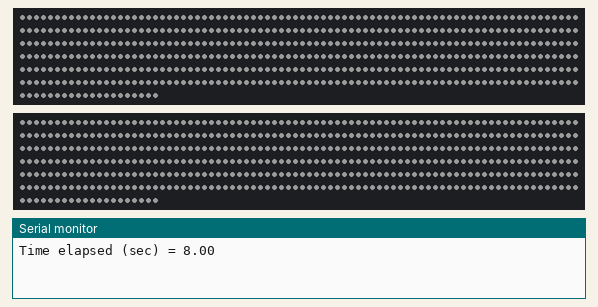
Bench run of a sketch on a simulated Arduino Uno, built with avr-gcc and run on an emulated ATmega328P. On the bench: 2 × 500 RGB LEDs in strip order, left to right, continuing on the next row, the last lines printed to the serial monitor. Dim RGB values are drawn brighter than linear.

Above: at 8.3 s.
At 9.81 s:
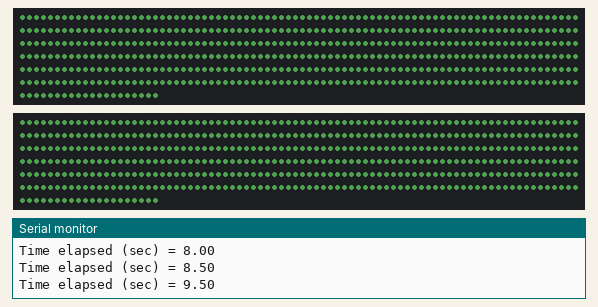
At 15.1 s:
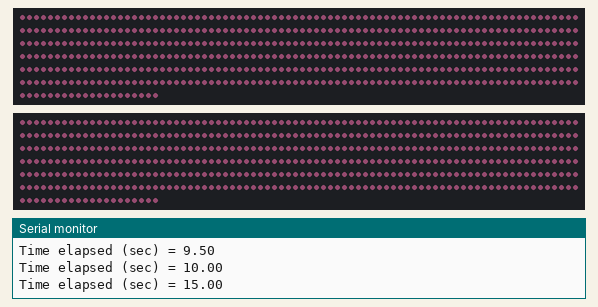
At 27.6 s:
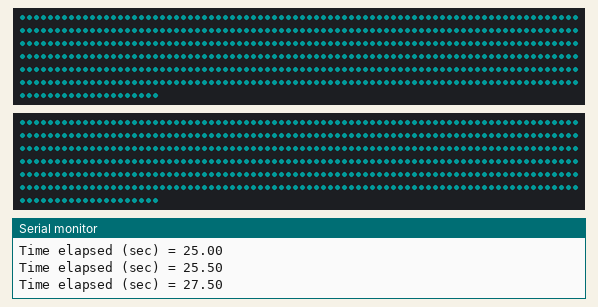

The sketch:

darji.ino
```cpp
#include <Adafruit_NeoPixel.h>

#define LED_PIN1   15

#define LED_PIN2    0
// How many NeoPixels are attached to the Arduino?
#define LED_COUNT 500

// Declare our NeoPixel strip object:
Adafruit_NeoPixel strip(LED_COUNT, LED_PIN1, NEO_GRB + NEO_KHZ800);
Adafruit_NeoPixel strip2(LED_COUNT, LED_PIN2, NEO_GRB + NEO_KHZ800);
// Argument 1 = Number of pixels in NeoPixel strip
// Argument 2 = Arduino pin number (most are valid)
// Argument 3 = Pixel type flags, add together as needed:
//   NEO_KHZ800  800 KHz bitstream (most NeoPixel products w/WS2812 LEDs)
//   NEO_KHZ400  400 KHz (classic 'v1' (not v2) FLORA pixels, WS2811 drivers)
//   NEO_GRB     Pixels are wired for GRB bitstream (most NeoPixel products)
//   NEO_RGB     Pixels are wired for RGB bitstream (v1 FLORA pixels, not v2)
//   NEO_RGBW    Pixels are wired for RGBW bitstream (NeoPixel RGBW products)


// setup() function -- runs once at startup --------------------------------


// 1 sec, 2 sec, 45 sec, 60 sec and 5 mins.
 float timeArray[] = {8, 8.5, 9.5,10,15,17,21.32,21.64,25,25.5,27.5,29,34,37.3,40,40.5,41,41.5,47.4,51.4,52.5,53,57,73,74,74.5,77,88,90,93,94,94.5,98,98.5,103,103.5,107,129,132,134,137};

int gloves[][3]  = { {128,128,128},{0,0,0},{85,170,85},{0,0,0},{102,51,77},{0,0,0},{85,85,85},{0,0,0},{128,128,128},{0,0,0},{0,127,127},{0,0,0},{102,51,77},{0,0,0},{0,127,127},{0,0,0},{0,127,127},{0,0,0},{64,0,192},{0,0,0},{153,85,64},{0,0,0},{110,51,102},{0,0,0},{128,128,128},{0,0,0},{102,51,77},{0,0,0},{85,85,85},{0,0,0},{128,128,128},{0,0,0},{102,51,77},{0,0,0},{85,85,85},{0,0,0},{153,85,64},{0,0,0},{0,0,255},{0,0,0},{153,85,64} };
int jacket[][3]  = { {128,128,128},{0,0,0},{85,170,85},{0,0,0},{102,51,77},{0,0,0},{85,85,85},{0,0,0},{128,128,128},{0,0,0},{0,127,127},{0,0,0},{102,51,77},{0,0,0},{0,127,127},{0,0,0},{0,127,127},{0,0,0},{64,0,192},{0,0,0},{153,85,64},{0,0,0},{110,51,102},{0,0,0},{128,128,128},{0,0,0},{102,51,77},{0,0,0},{85,85,85},{0,0,0},{128,128,128},{0,0,0},{102,51,77},{0,0,0},{85,85,85},{0,0,0},{153,85,64},{0,0,0},{0,0,255},{0,0,0},{153,85,64} };
int hat[][3]     = { {128,128,128},{0,0,0},{85,170,85},{0,0,0},{102,51,77},{0,0,0},{85,85,85},{0,0,0},{128,128,128},{0,0,0},{0,127,127},{0,0,0},{102,51,77},{0,0,0},{0,127,127},{0,0,0},{0,127,127},{0,0,0},{64,0,192},{0,0,0},{153,85,64},{0,0,0},{110,51,102},{0,0,0},{128,128,128},{0,0,0},{102,51,77},{0,0,0},{85,85,85},{0,0,0},{128,128,128},{0,0,0},{102,51,77},{0,0,0},{85,85,85},{0,0,0},{153,85,64},{0,0,0},{0,0,255},{0,0,0},{153,85,64} };
int pant[][3]    = { {128,128,128},{0,0,0},{85,170,85},{0,0,0},{102,51,77},{0,0,0},{85,85,85},{0,0,0},{128,128,128},{0,0,0},{0,127,127},{0,0,0},{102,51,77},{0,0,0},{0,127,127},{0,0,0},{0,127,127},{0,0,0},{64,0,192},{0,0,0},{153,85,64},{0,0,0},{110,51,102},{0,0,0},{128,128,128},{0,0,0},{102,51,77},{0,0,0},{85,85,85},{0,0,0},{128,128,128},{0,0,0},{102,51,77},{0,0,0},{85,85,85},{0,0,0},{153,85,64},{0,0,0},{0,0,255},{0,0,0},{153,85,64} };

int arrayIndex = 0;

void setup()
{
  strip.begin();           // INITIALIZE NeoPixel strip object (REQUIRED)
  strip.show();            // Turn OFF all pixels ASAP
  strip.setBrightness(50); // Set BRIGHTNESS to about 1/5 (max = 255)

 strip2.begin();
 strip2.show();
 strip2.setBrightness(50);
Serial.begin(9600);
}
void loop(){
 int currentTime = millis();
  if (currentTime >= (timeArray[arrayIndex]*1000)){
  Serial.print("Time elapsed (sec) = ");
  Serial.println (timeArray[arrayIndex]);


  // Hat,Jacket,Glove
  colorWipe(strip.Color( jacket[arrayIndex][0],jacket[arrayIndex][1],jacket[arrayIndex][2]));
  colorWipe2(strip.Color( jacket[arrayIndex][0],jacket[arrayIndex][1],jacket[arrayIndex][2]));
  // colorWipe(strip.Color(  , 0,   0), 1);
  // colorWipe(strip.Color(  0, 0,   0), 1);

  // colorWipe(strip.Color(  0, 0,   0), 1);

  arrayIndex = arrayIndex +1;

  }
}

void colorWipe(uint32_t color) {
  for(int i=0; i<strip.numPixels(); i++) { // For each pixel in strip...
    strip.setPixelColor(i, color);         //  Set pixel's color (in RAM)
  }
  strip.show();
}


void colorWipe2(uint32_t color) {
  for(int i=0; i<strip2.numPixels(); i++) { // For each pixel in strip...
    strip2.setPixelColor(i, color);         //  Set pixel's color (in RAM)
  }
  strip2.show();
}
```

Measured:
- what the display in image 0 shows lasts 0.5 s, from 8.1 s to 8.6 s
- what the display in image 2 shows lasts 2.0 s, from 15.1 s to 17.1 s
- what the display in image 3 shows lasts 1.5 s, from 27.6 s to 29.1 s
